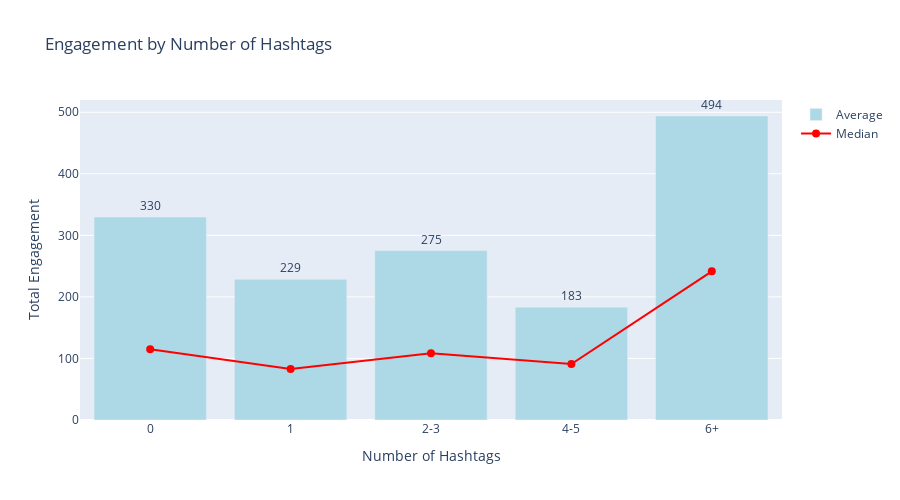

The notebook cell this image was saved under:
### Code cell
# Visualize engagement by hashtag count
hashtag_count_plot = hashtag_count_engagement.reset_index()
hashtag_count_plot.columns = ['Hashtag_Count', 'Avg_Engagement', 'Median_Engagement', 'Post_Count', 'Avg_Likes', 'Avg_Shares', 'Avg_Comments']

fig = go.Figure()

fig.add_trace(go.Bar(
    x=hashtag_count_plot['Hashtag_Count'],
    y=hashtag_count_plot['Avg_Engagement'],
    name='Average',
    text=hashtag_count_plot['Avg_Engagement'],
    texttemplate='%{text:.0f}',
    textposition='outside',
    marker_color='lightblue'
))

fig.add_trace(go.Scatter(
    x=hashtag_count_plot['Hashtag_Count'],
    y=hashtag_count_plot['Median_Engagement'],
    name='Median',
    mode='lines+markers',
    line=dict(color='red', width=2),
    marker=dict(size=8)
))

fig.update_layout(
    title='Engagement by Number of Hashtags',
    xaxis_title='Number of Hashtags',
    yaxis_title='Total Engagement',
    height=500
)

fig.show()
fig.write_html('../output/figures/engagement_by_hashtag_count.html')

### Figure 1 — Plotly figure (JSON) as saved in the notebook; plotly's stock layout.template omitted (floating-point values rounded to 4 significant figures)
{"data": [{"marker": {"color": "lightblue"}, "name": "Average", "text": [329.7, 228.6, 275.3, 183.4, 493.9], "textposition": "outside", "texttemplate": "%{text:.0f}", "type": "bar", "x": ["0", "1", "2-3", "4-5", "6+"], "y": [329.7, 228.6, 275.3, 183.4, 493.9]}, {"line": {"color": "red", "width": 2}, "marker": {"size": 8}, "mode": "lines+markers", "name": "Median", "type": "scatter", "x": ["0", "1", "2-3", "4-5", "6+"], "y": [115.0, 83.0, 108.5, 91.0, 241.5]}], "layout": {"height": 500, "title": {"text": "Engagement by Number of Hashtags"}, "xaxis": {"title": {"text": "Number of Hashtags"}}, "yaxis": {"title": {"text": "Total Engagement"}}}}
